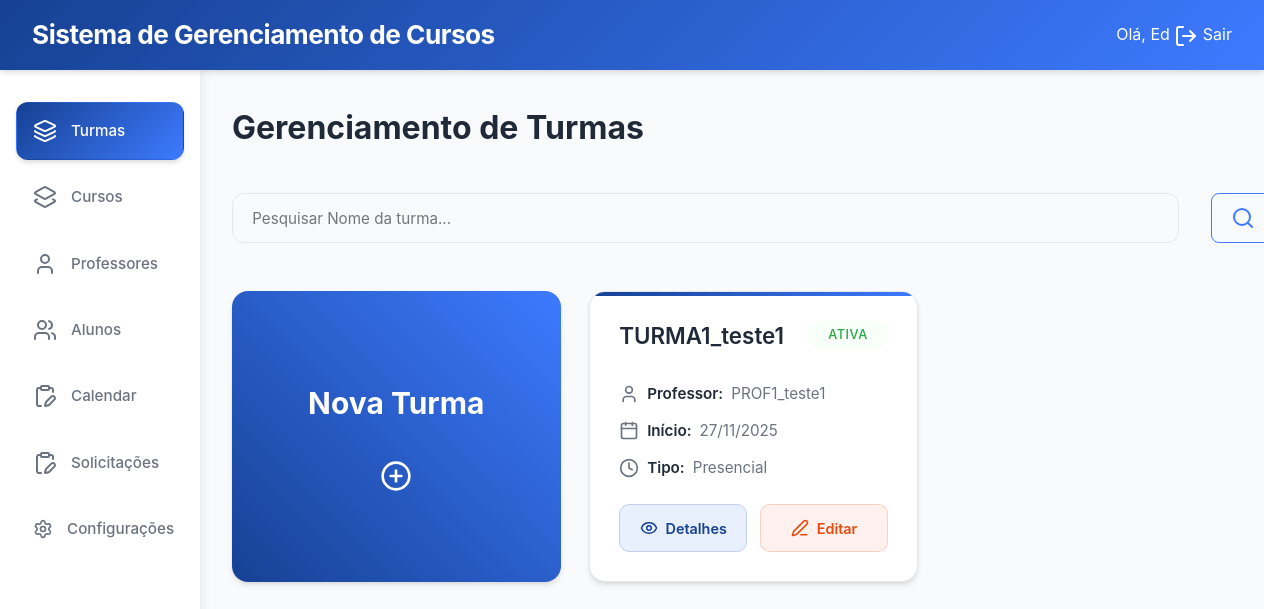
The app's page /secretaria/turmas/ (signed in) with its own data.
### login/models.py (models this page shows, shortened)
class Usuario(AbstractUser):
    TIPO_USUARIO = [
        ('aluno', 'Aluno'),
        ('professor', 'Professor'),
        ('secretaria', 'Secretaria'),
    ]
    usuario_id = models.AutoField(primary_key=True)
    nome = models.CharField('Nome', max_length=100, blank=True, null=True)
    sobrenome = models.CharField('Sobrenome', max_length=100, blank=True, null=True)
    email = models.EmailField('E-mail', unique=True, default=None)
    data_nascimento = models.DateField('Data de Nascimento', blank=True, null=True)
    contato = models.CharField(max_length=20, unique=True, blank=True, null=True)
    cpf = models.CharField(max_length=14, unique=True, blank=True, null=True)
    endereco = models.TextField('Endereço', blank=True, null=True)
    tipo = models.CharField(max_length=10, choices=TIPO_USUARIO)
    USERNAME_FIELD = 'email'
    REQUIRED_FIELDS = ['nome','sobrenome','cpf', 'tipo', 'username' ]
    class Meta:
        db_table = 'Usuario'

class Professor(models.Model):
    professor_id = models.AutoField(primary_key=True)
    usuario = models.OneToOneField(Usuario, on_delete=models.CASCADE)
    salario = models.DecimalField(max_digits=10, decimal_places=2)
    status = models.BooleanField(default=True)
    class Meta:
        db_table = 'Professor'

### cursos/models.py (models this page shows, shortened)
class Turma(models.Model):
    TIPO_AULA = [
        ('presencial', 'Presencial'),
        ('semi', 'Semi-presencial'),
        ('ead', 'EAD'),
    ]
    turma_id = models.AutoField(primary_key=True)
    nome = models.CharField(max_length=100, null=True, blank=True)
    curso = models.ForeignKey(Curso, on_delete=models.CASCADE)
    professor = models.ForeignKey('login.professor', on_delete=models.SET_NULL,  # Ou models.SET_DEFAULT
        null=True,                  # Permite NULL
        blank=True,
        default=None)
    data_inicio = models.DateField()
    data_fim = models.DateField( null=True, blank=True)
    dias_semana = models.CharField(max_length=50)
    entrada_horas = models.CharField(max_length=100, null=True, blank=True)
    saida_horas = models.CharField(max_length=100, null=True, blank=True)
    tipo = models.CharField(max_length=10, choices=TIPO_AULA)
    status = models.BooleanField(default=True)
    class Meta:
        db_table = 'Turma'

### secretaria/views.py (the view)
# urls.py: path('turmas/', TurmaListView.as_view(), name='turmaList'),
@method_decorator(secretaria_required, name='dispatch')
class TurmaListView(ListView):
    model = Turma
    template_name = "secretaria/turmaList.html"
    context_object_name = "turmas"

### secretaria/templates/secretaria/turmaList.html (shortened to what this page needs)
{% extends 'secretaria/Abase.html' %}
{% load static %}
{% block content %}
<div class="content-header">
    <h1>Gerenciamento de Turmas</h1>
</div>
<div class="container-search">
    <form method="get" class="search-bar-2">
        <input type="text" name="q" placeholder="Pesquisar Nome da turma..." value="{{ query }}">
        <button type="submit" class="btn btn-style">
            <i data-lucide="search"></i>
        </button>
    </form>
</div>
<div class="cards-container">
    <a href="{% url 'secretaria:turmaAdd' %}">
        <div class="card card-add">
            <h3>Nova Turma</h3>
            <i data-lucide="plus-circle" style="width: 32px; height: 32px;"></i>
        </div>
    </a>
    {% for turma in turmas %}
        <div class="card card-turma">
            <div class="card-header">
                <h2>{{ turma.nome }}</h2>
                <span class="status-badge {% if turma.status %}status-active{% else %}status-inactive{% endif %}">
                    {{ turma.status|yesno:"Ativa,Inativa" }}
                </span>
            </div>
            <p>
                <i data-lucide="user" style="width: 16px; height: 16px;"></i>
                <strong>Professor:</strong> {{ turma.professor.usuario.nome }}
            </p>
            <p>
                <i data-lucide="calendar" style="width: 16px; height: 16px;"></i>
                <strong>Início:</strong> {{ turma.data_inicio|date:"d/m/Y" }}
            </p>
            <p>
                <i data-lucide="clock" style="width: 16px; height: 16px;"></i>
                <strong>Tipo:</strong> {{ turma.tipo|title }}
            </p>
            <div class="card-actions">
                <a href="{% url 'secretaria:turmaDetail' turma.turma_id %}" class="btn btn-style3">
                    <i data-lucide="eye" style="width: 16px; height: 16px;"></i>
                    Detalhes
                </a>
                <a href="{% url 'secretaria:turmaUpdate' turma.turma_id %}" class="btn btn-style2">
                    <i data-lucide="edit-3" style="width: 16px; height: 16px;"></i>
                    Editar
                </a>
            </div>
        </div>
    {% empty %}
        <div class="no-data">
            <h3>Nenhuma turma encontrada</h3>
            <p>Comece adicionando uma nova turma ao sistema</p>
        </div>
    {% endfor %}
</div>
{% endblock content %}

### gerenciamento_cursos/templates/partials/header.html
<header class="topbar">
    <div class="sidebar-logo">
        <h3>Sistema de Gerenciamento de Cursos</h3>
    </div>
    <div class="header-actions">
        <span class="user-welcome">Olá, {{ request.user.first_name|default:request.user.username }}</span>
        <a href="{% url 'logout' %}" class="logout-btn" onclick="return confirm('Tem certeza que deseja sair?');">
            <i data-lucide="log-out"></i>
            Sair
        </a>
    </div>
</header>

### secretaria/static/css/form.css (style rules this page uses)
.form-control, select, input[type="text"], input[type="number"], input[type="time"], input[type="date"], textarea { width: 100%; padding: 0.9rem 1.2rem; border-radius: 12px; border: 1.5px solid var(--cinza-borda); background-color: var(--bg-claro); font-family: 'Inter', sans-serif; font-size: 0.95rem; transition: all 0.3s ease; }

### secretaria/static/css/lists.css (style rules this page uses)
.status-active { color: #28a745; font-weight: 500; padding: 4px 8px; background-color: #f8fff9; }

### records on screen
Usuario: user.first_name "Ed"
Turma: nome "TURMA1_teste1", status "ATIVA", professor.usuario.nome "PROF1_teste1", data_inicio "27/11/2025", tipo "Presencial"
